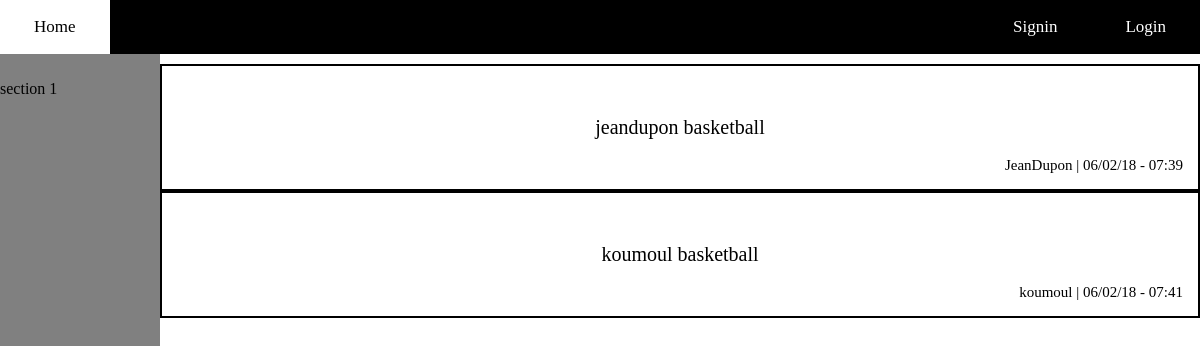
Screenshot of /basketball with the database file from the repository.
### wall/models.py (models this page shows)
class UserBrick(models.Model):
    text =  models.TextField(max_length=400, blank=True, null=True)
    url =   models.URLField(blank=True, null=True)
    image = models.ImageField(blank=True, null=True)
    date =  models.DateField(auto_now_add=True, blank=True)
    time =  models.TimeField(auto_now_add=True, blank=True)
    uuid  =  models.UUIDField(default=uuid.uuid4, editable=False)
    autor = models.CharField(max_length=40)
    sport_name = models.CharField(max_length=40)

### sportpage/views.py (the view, shortened to what this page needs)
# urls.py: url(r'^' + sport_name_re + '$', SportView.as_view(), name='sport'),
class SportView(View):
    form_class = UserPostForm
    initial = {'text':'',}
    def get(self, request, sport_name):
        form = self.form_class(initial=self.initial)
        bricks = UserBrick.objects.filter(sport_name=sport_name)
        return render(request, 'sportpage/sport.html', {'sport_name': sport_name, 'form': form, 'bricks': bricks,})

### sportpage/templates/sportpage/sport.html (shortened to what this page needs)
<!DOCTYPE html>
{% extends 'base.html'%}
{% load static %}
	{% block extra_head %}
	<link rel="stylesheet" href="{% static "sportpage/style.css" %}"/>
	<link rel="stylesheet" href="{% static "wall/style.css" %}"/>
	{% endblock %}
	{% block content %}
	<div class="container">
		<section class="section1">
			<p style="padding-top: 4em">section 1</p>
		</section>
		<section class="section2">
			<div class="wallcont" >
				{% block wall %}
				{% include "wall/wall.html" with bricks=bricks %}
				{% endblock %}
			</div>
		</section>
	</div>
	{% endblock %}

### wall/templates/wall/wall.html
{% block wall %}
{% for brick in bricks %}
<div class="brick">
  <div class="text">{{ brick.text }}</div>
  <div class="autor">{{ brick.autor }} | {{ brick.date|date:"d/m/y" }} - {{ brick.time|time:"H:i" }}</div>
</div>
{% endfor %}
{% endblock %}

### static/base.css (style rules this page uses)
html, body { margin: 0; padding: 0; }

### sportpage/static/sportpage/style.css (style rules this page uses)
.container { display: flex; height: inherit; width: 100%; position: absolute; }
.section1 { width: 10em; height: 100%; background-color: grey; position: fixed; }
.section2 { width: 100%; display: flex; flex-direction: column; align-items: center; margin-left: 10em; margin-top: 4em; }
.wallcont { width: 100%; }

### wall/static/wall/style.css (style rules this page uses)
.brick { width: auto; display: flex; align-items: center; justify-content: center; padding: 0; border-style: solid; border-width: 2px; position: relative; }
.text { font-size: 20px; margin-top: 2.5em; margin-bottom: 2.5em; }
.autor { align-self: flex-end; right: 0; padding: 1em; font-size: 15px; position: absolute; }

### rows the page displays
UserBrick: text "jeandupon basketball", autor "JeanDupon", date "06/02/18", time "07:39"
UserBrick: text "koumoul basketball", autor "koumoul", date "06/02/18", time "07:41"
